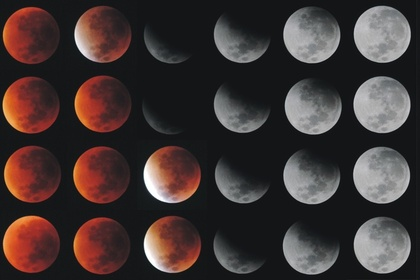
%> input picture exercise3/eclipse.jpg, 420 x 280 px, shrunk from 709 x 473 before the run
$ octave test_hough_circles.m   (GNU Octave 9; MATLAB toolbox functions it lacks are replaced by stand-ins)
%> lines starting %> are read from the running program, lines starting %| are printed output that depends on the picture; in (x1, y1, x2, y2) boxes, pixels count from 0 and x2, y2 are one past the last pixel; in counts of white or black regions, pixels touching at a corner belong together; the program's own positions count from 1
%> further down, A is the input picture: size 280x420x3 uint8; mean R, G, B 65.8, 53.7, 52.5
### exercise3/image_derivatives.m
function [Ix,Iy] = image_derivatives(I,sigma)
%> called with sigma = 1

    G = gauss(sigma);
    D = gaussdx(sigma);

    Ix = conv2(conv2(I,D),G');
    Iy = conv2(conv2(I,D'),G);
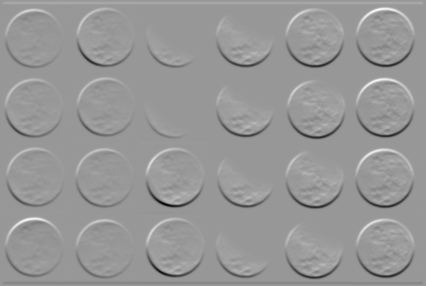
%> Iy: size 286x426 double; min -109, max 74.2, mean 0; drawn with min black and max white

### exercise3/gradient_magnitude.m
function [Imag,Idir] = gradient_magnitude(I,sigma)

    [Ix,Iy] = image_derivatives(I,sigma);
    Imag = sqrt((Ix.^2) + (Iy.^2));
    Idir = atan2(Iy , Ix);
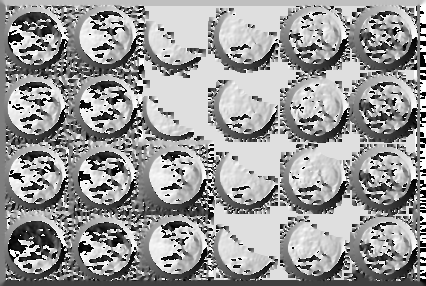
%> Idir: size 286x426 double; min -3.14, max 3.14, mean 0.642; drawn with min black and max white


### exercise3/nonmaxima_suppression_line.m
function Imax = nonmaxima_suppression_line(Imag,Idir)
    [h,w] = size(Imag);
%> h = 286; w = 426
    Imax = zeros(h,w);
    offx = [-1 -1  0  1 1 1 0 -1 -1];
    offy = [ 0 -1 -1 -1 0 1 1  1  0];

    for y = 1:h
        for x = 1:w
            dir = Idir(y,x); % check pixel orientation
            idx = round(((dir + pi) / pi) * 4) + 1; % map orientation to the lookup table
            y1 = y + offy(idx);
            x1 = x + offx(idx);
            y2 = y - offy(idx);
            x2 = x - offx(idx);

            % constrain coordinates
            x1 = max([1,x1]);
            x1 = min([w,x1]);

            y1 = max([1,y1]);
            y1 = min([h,y1]);

            x2 = max([1,x2]);
            x2 = min([w,x2]);

            y2 = max([1,y2]);
            y2 = min([h,y2]);

            if ((Imag(y,x) >= Imag(y1,x1)) && (Imag(y,x) >= Imag(y2,x2)))
                Imax(y,x) = Imag(y,x);
            end
        end
    end


### exercise3/findedges.m
function [Ie,Idir] = findedges(I,sigma,theta)
    [Imag,Idir] = gradient_magnitude(I,sigma);
    Imax = nonmaxima_suppression_line(Imag,Idir);
    Ie = Imax >= theta;
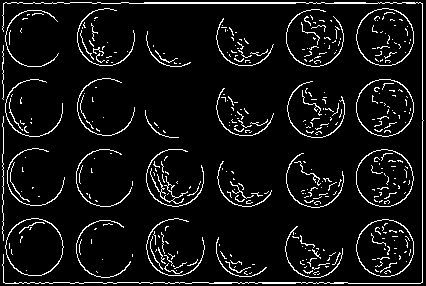
%> Ie: size 286x426 logical; 7.2% white in thin lines or dots

### exercise3/hough_find_circles.m
function [x,y] = hough_find_circles(Ie, bins_theta,radius, threshold)
%> called with bins_theta = 180, radius = 46, threshold = 50
    [h,w] = size(Ie);
%> h = 286; w = 426


    val_theta = (linspace(-90, 90, bins_theta) / 180) * pi ;
    A = zeros(h,w);

    % Get x an y's of the values that are edges
    [row_indices,col_indices] = find(Ie > 0);
%> row_indices = 8758 values from 3 to 284; col_indices = 8758 values from 3 to 424

    % Create the accumulator array
    for i = 1:length(row_indices)
        x = row_indices(i);
        y = col_indices(i);


        a = abs(round(y - radius * cos(val_theta)));
        b = abs(round(x + radius * sin(val_theta)));
        for j = 1:bins_theta
            if a(j) > 1 && b(j) > 1 && b(j) < w && a(j) < h
                  A(a(j), b(j)) = A(a(j), b(j)) + 1;
            end
        end
    end
%> this loop made 8758 passes
%> x on passes 1 to 3: 16, 27, 29
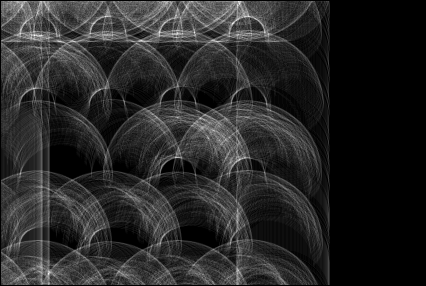
%> A: size 286x426 double; min 0, max 54, mean 8.5; drawn with min black and max white
    figure;
    imagesc(A);

    % Only keep the local maxima
    A = nonmaxima_suppression_box(A);

    % Retrieve bins and their indices that are higher than the threshold
    [y,x] = find(A >= threshold);


### exercise3/nonmaxima_suppression_box.m
function B = nonmaxima_suppression_box(A)

    % Create that will check all but the middle element
    mask = ones(3);
    mask(5) = 0;
    % Find the maximal element in the neighbourhood and replace the
    % selected element with it
    local_maxima = ordfilt2(A,8,mask);
    % Compare the image to local maxima -> if the selected element was
    % local maxima it holds true
    peaks = A > local_maxima;
%> peaks: size 286x426 logical; 3.5% white in thin lines or dots, all inside (x1, y1, x2, y2) = (1, 1, 330, 285)
    % Filter out the local maxima
    B = A .* peaks;
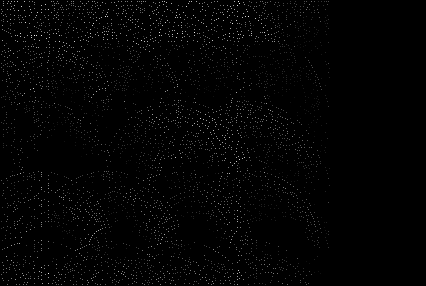
%> B: size 286x426 double; min 0, max 54, mean 0.6; drawn with min black and max white


### exercise3/hough_draw_circles.m
function hough_draw_circles(I, x, y, r)
% Draws the circles calculated by Hough transform to an image
%
% Input:
%  - I: image
%  - x: x coordinates
%  - y: y coordinates
%  - r: radii

circle_x = cos(linspace(0, 2*pi, 100));
circle_y = sin(linspace(0, 2*pi, 100));

imshow(I);
hold on;
for i = 1 : length(x)
    plot(circle_x * r(i) + x(i), circle_y * r(i) + y(i), 'g');
end
hold off;

### exercise3/gauss.m
function [g,x] = gauss(sigma)
    x = -round(3.0*sigma):round(3.0*sigma);
    g = (1/(sqrt(2*pi)*sigma))*exp(-((x.^2)/(2*(sigma^2))));
    g = g / sum(g);

### exercise3/gaussdx.m
function ker = gaussdx(sigma)
    x = -round(3.0*sigma):round(3.0*sigma);
    ker = ((-1)/(sqrt(2*pi)*sigma^3)) .* x .* exp(-(x.^2)/(2*sigma^2));
    ker = ker / sum(abs(ker));

### exercise3/test_hough_circles.m
close all;
A = imread('eclipse.jpg');
A_gray = rgb2gray(A);

[B,Idir] = findedges(A_gray,1,10);
imshow(B)
figure;

radius = 46;
[x,y] = hough_find_circles(B, 180,radius, 50)
%> in hough_find_circles, `[y,x] = find(A >= threshold);`: y = [36; 274; 33; 24; 4; 17]; x = [35; 49; 195; 233; 240; 249]
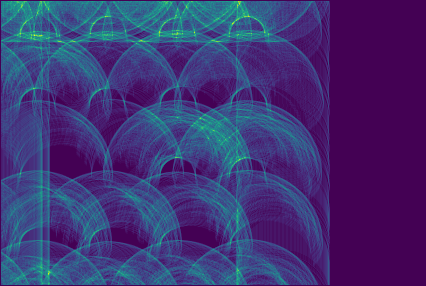
%> displayed picture: size 286x426x3, on the screen's scale of 0 to 255; mean R, G, B 63.2, 50.9, 116.8
%> x = [35; 49; 195; 233; 240; 249]; y = [36; 274; 33; 24; 4; 17]
x = x - 10
%> x = [25; 39; 185; 223; 230; 239]
hough_draw_circles(A,x,y,radius * ones(length(x)));
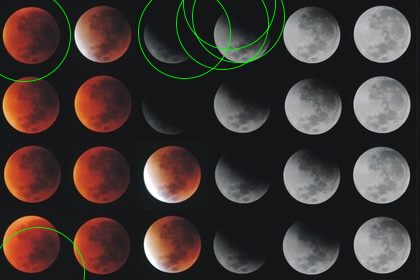
%> figure redrawn from the program's plot data
